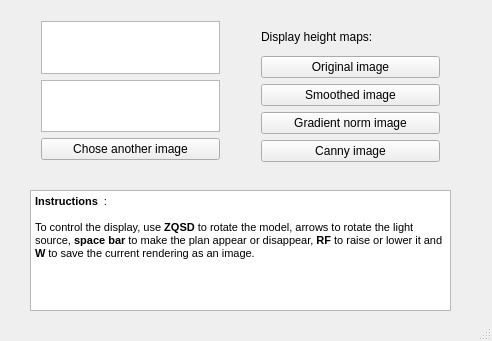
<?xml version="1.0" encoding="UTF-8"?>
<ui version="4.0">
 <class>MainWindow</class>
 <widget class="QMainWindow" name="MainWindow">
  <property name="geometry">
   <rect>
    <x>0</x>
    <y>0</y>
    <width>492</width>
    <height>341</height>
   </rect>
  </property>
  <property name="windowTitle">
   <string>MainWindow</string>
  </property>
  <widget class="QWidget" name="centralWidget">
   <widget class="QWidget" name="verticalLayoutWidget">
    <property name="geometry">
     <rect>
      <x>250</x>
      <y>12</y>
      <width>201</width>
      <height>161</height>
     </rect>
    </property>
    <layout class="QVBoxLayout" name="verticalLayout">
     <item>
      <widget class="QLabel" name="label">
       <property name="text">
        <string>Display height maps:</string>
       </property>
      </widget>
     </item>
     <item>
      <widget class="QPushButton" name="originalImageButton">
       <property name="text">
        <string>Original image</string>
       </property>
      </widget>
     </item>
     <item>
      <widget class="QPushButton" name="smoothedImageButton">
       <property name="text">
        <string>Smoothed image</string>
       </property>
      </widget>
     </item>
     <item>
      <widget class="QPushButton" name="gradientNormButton">
       <property name="text">
        <string>Gradient norm image</string>
       </property>
      </widget>
     </item>
     <item>
      <widget class="QPushButton" name="cannyImageButton">
       <property name="text">
        <string>Canny image</string>
       </property>
      </widget>
     </item>
    </layout>
   </widget>
   <widget class="QWidget" name="verticalLayoutWidget_2">
    <property name="geometry">
     <rect>
      <x>30</x>
      <y>10</y>
      <width>201</width>
      <height>161</height>
     </rect>
    </property>
    <layout class="QVBoxLayout" name="verticalLayout_2">
     <item>
      <widget class="QTextBrowser" name="errorText"/>
     </item>
     <item>
      <widget class="QTextBrowser" name="imageFileText"/>
     </item>
     <item>
      <widget class="QPushButton" name="choseImageButton">
       <property name="text">
        <string>Chose another image</string>
       </property>
      </widget>
     </item>
    </layout>
   </widget>
   <widget class="QTextBrowser" name="textBrowser">
    <property name="geometry">
     <rect>
      <x>30</x>
      <y>190</y>
      <width>421</width>
      <height>121</height>
     </rect>
    </property>
    <property name="html">
     <string>&lt;!DOCTYPE HTML PUBLIC &quot;-//W3C//DTD HTML 4.0//EN&quot; &quot;http://www.w3.org/TR/REC-html40/strict.dtd&quot;&gt;
&lt;html&gt;&lt;head&gt;&lt;meta name=&quot;qrichtext&quot; content=&quot;1&quot; /&gt;&lt;style type=&quot;text/css&quot;&gt;
p, li { white-space: pre-wrap; }
&lt;/style&gt;&lt;/head&gt;&lt;body style=&quot; font-family:'MS Shell Dlg 2'; font-size:8.25pt; font-weight:400; font-style:normal;&quot;&gt;
&lt;p style=&quot; margin-top:0px; margin-bottom:0px; margin-left:0px; margin-right:0px; -qt-block-indent:0; text-indent:0px;&quot;&gt;&lt;span style=&quot; font-weight:600;&quot;&gt;Instructions&lt;/span&gt;  : &lt;/p&gt;
&lt;p style=&quot;-qt-paragraph-type:empty; margin-top:0px; margin-bottom:0px; margin-left:0px; margin-right:0px; -qt-block-indent:0; text-indent:0px;&quot;&gt;&lt;br /&gt;&lt;/p&gt;
&lt;p style=&quot; margin-top:0px; margin-bottom:0px; margin-left:0px; margin-right:0px; -qt-block-indent:0; text-indent:0px;&quot;&gt;To control the display, use &lt;span style=&quot; font-weight:600;&quot;&gt;ZQSD&lt;/span&gt; to rotate the model, arrows to rotate the light source, &lt;span style=&quot; font-weight:600;&quot;&gt;space bar&lt;/span&gt; to make the plan appear or disappear, &lt;span style=&quot; font-weight:600;&quot;&gt;RF&lt;/span&gt; to raise or lower it and &lt;span style=&quot; font-weight:600;&quot;&gt;W&lt;/span&gt; to save the current rendering as an image.&lt;/p&gt;
&lt;p style=&quot;-qt-paragraph-type:empty; margin-top:0px; margin-bottom:0px; margin-left:0px; margin-right:0px; -qt-block-indent:0; text-indent:0px;&quot;&gt;&lt;br /&gt;&lt;/p&gt;
&lt;p style=&quot;-qt-paragraph-type:empty; margin-top:0px; margin-bottom:0px; margin-left:0px; margin-right:0px; -qt-block-indent:0; text-indent:0px;&quot;&gt;&lt;br /&gt;&lt;/p&gt;&lt;/body&gt;&lt;/html&gt;</string>
    </property>
   </widget>
  </widget>
  <widget class="QStatusBar" name="statusBar"/>
 </widget>
 <layoutdefault spacing="6" margin="11"/>
 <resources/>
 <connections/>
</ui>
